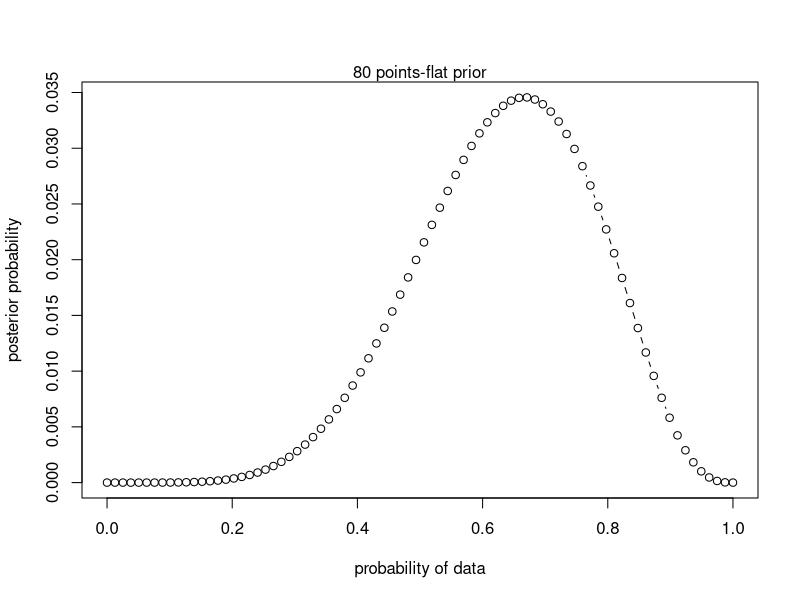
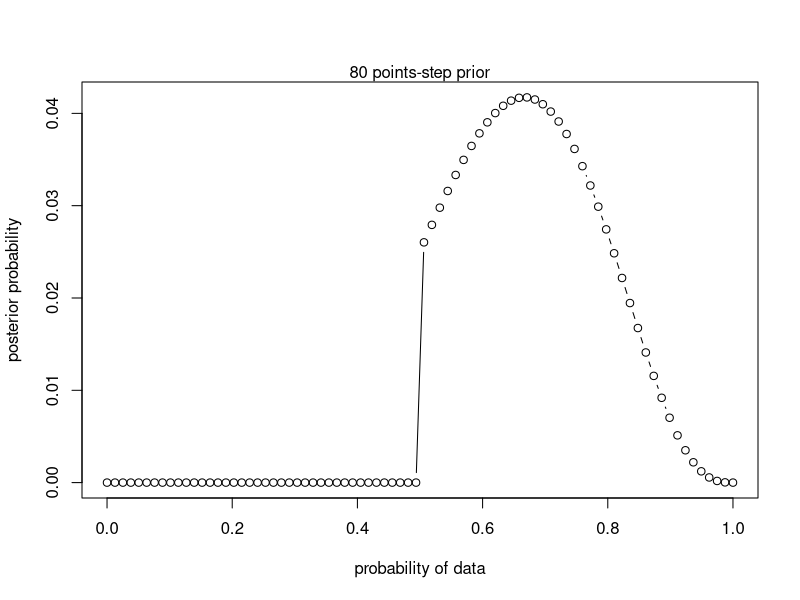
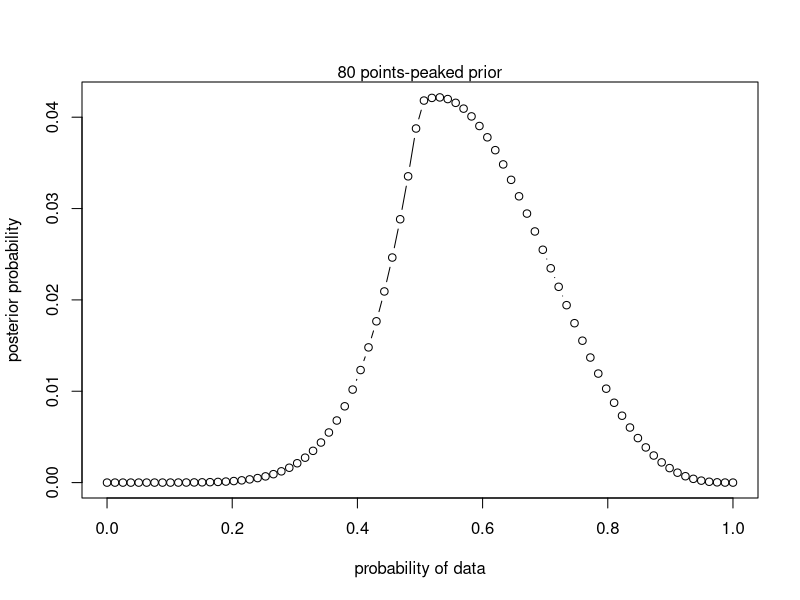

Source code (R) for these figures, in order:
# Bayesian inference by Grid Evaluation
# define grid
d <- 80
p_grid <- seq( from=0 , to=1 , length.out=d )
# define 3 priors:
# 1. uniform/flat/uninformative
prior1 <- rep( 1 , d )
# 2. step function
prior2 <- ifelse( p_grid < 0.5 , 0 , 1 )
# 3. peaked
prior3 <- exp( -5*abs( p_grid - 0.5 ) )
# compute likelihood at each point in the grid
likelihood <- dbinom( 6 , size=9 , prob=p_grid )
# compute product of likelihood and prior
unstd.posterior1 <- likelihood * prior1
unstd.posterior2 <- likelihood * prior2
unstd.posterior3 <- likelihood * prior3
# normalize the posterior, so it sums to 1
posterior1 <- unstd.posterior1 / sum(unstd.posterior1)
# plot the posteriors
plot( p_grid , posterior1 , type="b" ,
      xlab="probability of data" , ylab="posterior probability" )
mtext( "80 points-flat prior" )
#
posterior2 <- unstd.posterior2 / sum(unstd.posterior2)
plot( p_grid , posterior2 , type="b" ,
      xlab="probability of data" , ylab="posterior probability" )
mtext( "80 points-step prior" )
#
posterior3 <- unstd.posterior3 / sum(unstd.posterior3)
plot( p_grid , posterior3 , type="b" ,
      xlab="probability of data" , ylab="posterior probability" )
mtext( "80 points-peaked prior" )